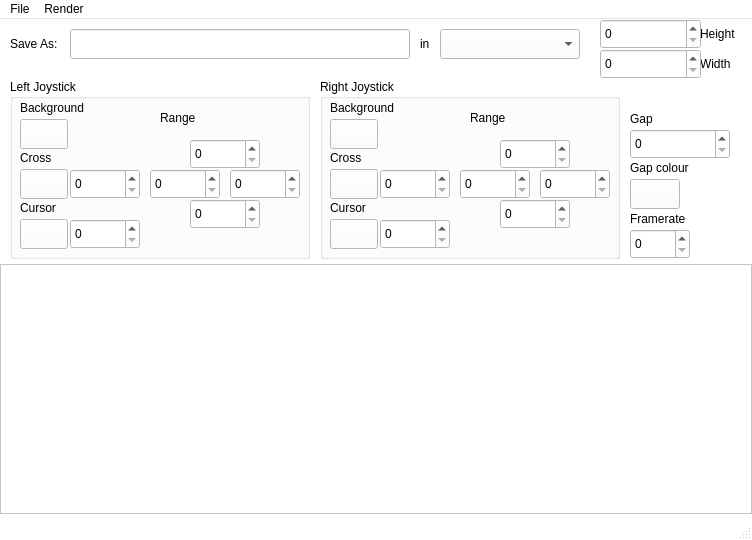
<?xml version="1.0" encoding="UTF-8"?>
<ui version="4.0">
 <class>MainWindow</class>
 <widget class="QMainWindow" name="MainWindow">
  <property name="geometry">
   <rect>
    <x>0</x>
    <y>0</y>
    <width>752</width>
    <height>540</height>
   </rect>
  </property>
  <property name="palette">
   <palette>
    <active>
     <colorrole role="WindowText">
      <brush brushstyle="SolidPattern">
       <color alpha="255">
        <red>0</red>
        <green>0</green>
        <blue>0</blue>
       </color>
      </brush>
     </colorrole>
     <colorrole role="Button">
      <brush brushstyle="SolidPattern">
       <color alpha="255">
        <red>255</red>
        <green>255</green>
        <blue>255</blue>
       </color>
      </brush>
     </colorrole>
     <colorrole role="Light">
      <brush brushstyle="SolidPattern">
       <color alpha="255">
        <red>255</red>
        <green>255</green>
        <blue>255</blue>
       </color>
      </brush>
     </colorrole>
     <colorrole role="Midlight">
      <brush brushstyle="SolidPattern">
       <color alpha="255">
        <red>255</red>
        <green>255</green>
        <blue>255</blue>
       </color>
      </brush>
     </colorrole>
     <colorrole role="Dark">
      <brush brushstyle="SolidPattern">
       <color alpha="255">
        <red>127</red>
        <green>127</green>
        <blue>127</blue>
       </color>
      </brush>
     </colorrole>
     <colorrole role="Mid">
      <brush brushstyle="SolidPattern">
       <color alpha="255">
        <red>170</red>
        <green>170</green>
        <blue>170</blue>
       </color>
      </brush>
     </colorrole>
     <colorrole role="Text">
      <brush brushstyle="SolidPattern">
       <color alpha="255">
        <red>0</red>
        <green>0</green>
        <blue>0</blue>
       </color>
      </brush>
     </colorrole>
     <colorrole role="BrightText">
      <brush brushstyle="SolidPattern">
       <color alpha="255">
        <red>255</red>
        <green>255</green>
        <blue>255</blue>
       </color>
      </brush>
     </colorrole>
     <colorrole role="ButtonText">
      <brush brushstyle="SolidPattern">
       <color alpha="255">
        <red>0</red>
        <green>0</green>
        <blue>0</blue>
       </color>
      </brush>
     </colorrole>
     <colorrole role="Base">
      <brush brushstyle="SolidPattern">
       <color alpha="255">
        <red>255</red>
        <green>255</green>
        <blue>255</blue>
       </color>
      </brush>
     </colorrole>
     <colorrole role="Window">
      <brush brushstyle="SolidPattern">
       <color alpha="255">
        <red>255</red>
        <green>255</green>
        <blue>255</blue>
       </color>
      </brush>
     </colorrole>
     <colorrole role="Shadow">
      <brush brushstyle="SolidPattern">
       <color alpha="255">
        <red>0</red>
        <green>0</green>
        <blue>0</blue>
       </color>
      </brush>
     </colorrole>
     <colorrole role="AlternateBase">
      <brush brushstyle="SolidPattern">
       <color alpha="255">
        <red>255</red>
        <green>255</green>
        <blue>255</blue>
       </color>
      </brush>
     </colorrole>
     <colorrole role="ToolTipBase">
      <brush brushstyle="SolidPattern">
       <color alpha="255">
        <red>255</red>
        <green>255</green>
        <blue>220</blue>
       </color>
      </brush>
     </colorrole>
     <colorrole role="ToolTipText">
      <brush brushstyle="SolidPattern">
       <color alpha="255">
        <red>0</red>
        <green>0</green>
        <blue>0</blue>
       </color>
      </brush>
     </colorrole>
     <colorrole role="PlaceholderText">
      <brush brushstyle="SolidPattern">
       <color alpha="128">
        <red>0</red>
        <green>0</green>
        <blue>0</blue>
       </color>
      </brush>
     </colorrole>
    </active>
    <inactive>
     <colorrole role="WindowText">
      <brush brushstyle="SolidPattern">
       <color alpha="255">
        <red>0</red>
        <green>0</green>
        <blue>0</blue>
       </color>
      </brush>
     </colorrole>
     <colorrole role="Button">
      <brush brushstyle="SolidPattern">
       <color alpha="255">
        <red>255</red>
        <green>255</green>
        <blue>255</blue>
       </color>
      </brush>
     </colorrole>
     <colorrole role="Light">
      <brush brushstyle="SolidPattern">
       <color alpha="255">
        <red>255</red>
        <green>255</green>
        <blue>255</blue>
       </color>
      </brush>
     </colorrole>
     <colorrole role="Midlight">
      <brush brushstyle="SolidPattern">
       <color alpha="255">
        <red>255</red>
        <green>255</green>
        <blue>255</blue>
       </color>
      </brush>
     </colorrole>
     <colorrole role="Dark">
      <brush brushstyle="SolidPattern">
       <color alpha="255">
        <red>127</red>
        <green>127</green>
        <blue>127</blue>
       </color>
      </brush>
     </colorrole>
     <colorrole role="Mid">
      <brush brushstyle="SolidPattern">
       <color alpha="255">
        <red>170</red>
        <green>170</green>
        <blue>170</blue>
       </color>
      </brush>
     </colorrole>
     <colorrole role="Text">
      <brush brushstyle="SolidPattern">
       <color alpha="255">
        <red>0</red>
        <green>0</green>
        <blue>0</blue>
       </color>
      </brush>
     </colorrole>
     <colorrole role="BrightText">
      <brush brushstyle="SolidPattern">
       <color alpha="255">
        <red>255</red>
        <green>255</green>
        <blue>255</blue>
       </color>
      </brush>
     </colorrole>
     <colorrole role="ButtonText">
      <brush brushstyle="SolidPattern">
       <color alpha="255">
        <red>0</red>
        <green>0</green>
        <blue>0</blue>
       </color>
      </brush>
     </colorrole>
     <colorrole role="Base">
      <brush brushstyle="SolidPattern">
       <color alpha="255">
        <red>255</red>
        <green>255</green>
        <blue>255</blue>
       </color>
      </brush>
     </colorrole>
     <colorrole role="Window">
      <brush brushstyle="SolidPattern">
       <color alpha="255">
        <red>255</red>
        <green>255</green>
        <blue>255</blue>
       </color>
      </brush>
     </colorrole>
     <colorrole role="Shadow">
      <brush brushstyle="SolidPattern">
       <color alpha="255">
        <red>0</red>
        <green>0</green>
        <blue>0</blue>
       </color>
      </brush>
     </colorrole>
     <colorrole role="AlternateBase">
      <brush brushstyle="SolidPattern">
       <color alpha="255">
        <red>255</red>
        <green>255</green>
        <blue>255</blue>
       </color>
      </brush>
     </colorrole>
     <colorrole role="ToolTipBase">
      <brush brushstyle="SolidPattern">
       <color alpha="255">
        <red>255</red>
        <green>255</green>
        <blue>220</blue>
       </color>
      </brush>
     </colorrole>
     <colorrole role="ToolTipText">
      <brush brushstyle="SolidPattern">
       <color alpha="255">
        <red>0</red>
        <green>0</green>
        <blue>0</blue>
       </color>
      </brush>
     </colorrole>
     <colorrole role="PlaceholderText">
      <brush brushstyle="SolidPattern">
       <color alpha="128">
        <red>0</red>
        <green>0</green>
        <blue>0</blue>
       </color>
      </brush>
     </colorrole>
    </inactive>
    <disabled>
     <colorrole role="WindowText">
      <brush brushstyle="SolidPattern">
       <color alpha="255">
        <red>127</red>
        <green>127</green>
        <blue>127</blue>
       </color>
      </brush>
     </colorrole>
     <colorrole role="Button">
      <brush brushstyle="SolidPattern">
       <color alpha="255">
        <red>255</red>
        <green>255</green>
        <blue>255</blue>
       </color>
      </brush>
     </colorrole>
     <colorrole role="Light">
      <brush brushstyle="SolidPattern">
       <color alpha="255">
        <red>255</red>
        <green>255</green>
        <blue>255</blue>
       </color>
      </brush>
     </colorrole>
     <colorrole role="Midlight">
      <brush brushstyle="SolidPattern">
       <color alpha="255">
        <red>255</red>
        <green>255</green>
        <blue>255</blue>
       </color>
      </brush>
     </colorrole>
     <colorrole role="Dark">
      <brush brushstyle="SolidPattern">
       <color alpha="255">
        <red>127</red>
        <green>127</green>
        <blue>127</blue>
       </color>
      </brush>
     </colorrole>
     <colorrole role="Mid">
      <brush brushstyle="SolidPattern">
       <color alpha="255">
        <red>170</red>
        <green>170</green>
        <blue>170</blue>
       </color>
      </brush>
     </colorrole>
     <colorrole role="Text">
      <brush brushstyle="SolidPattern">
       <color alpha="255">
        <red>127</red>
        <green>127</green>
        <blue>127</blue>
       </color>
      </brush>
     </colorrole>
     <colorrole role="BrightText">
      <brush brushstyle="SolidPattern">
       <color alpha="255">
        <red>255</red>
        <green>255</green>
        <blue>255</blue>
       </color>
      </brush>
     </colorrole>
     <colorrole role="ButtonText">
      <brush brushstyle="SolidPattern">
       <color alpha="255">
        <red>127</red>
        <green>127</green>
        <blue>127</blue>
       </color>
      </brush>
     </colorrole>
     <colorrole role="Base">
      <brush brushstyle="SolidPattern">
       <color alpha="255">
        <red>255</red>
        <green>255</green>
        <blue>255</blue>
       </color>
      </brush>
     </colorrole>
     <colorrole role="Window">
      <brush brushstyle="SolidPattern">
       <color alpha="255">
        <red>255</red>
        <green>255</green>
        <blue>255</blue>
       </color>
      </brush>
     </colorrole>
     <colorrole role="Shadow">
      <brush brushstyle="SolidPattern">
       <color alpha="255">
        <red>0</red>
        <green>0</green>
        <blue>0</blue>
       </color>
      </brush>
     </colorrole>
     <colorrole role="AlternateBase">
      <brush brushstyle="SolidPattern">
       <color alpha="255">
        <red>255</red>
        <green>255</green>
        <blue>255</blue>
       </color>
      </brush>
     </colorrole>
     <colorrole role="ToolTipBase">
      <brush brushstyle="SolidPattern">
       <color alpha="255">
        <red>255</red>
        <green>255</green>
        <blue>220</blue>
       </color>
      </brush>
     </colorrole>
     <colorrole role="ToolTipText">
      <brush brushstyle="SolidPattern">
       <color alpha="255">
        <red>0</red>
        <green>0</green>
        <blue>0</blue>
       </color>
      </brush>
     </colorrole>
     <colorrole role="PlaceholderText">
      <brush brushstyle="SolidPattern">
       <color alpha="128">
        <red>0</red>
        <green>0</green>
        <blue>0</blue>
       </color>
      </brush>
     </colorrole>
    </disabled>
   </palette>
  </property>
  <property name="windowTitle">
   <string>MainWindow</string>
  </property>
  <widget class="QWidget" name="centralwidget">
   <widget class="QGraphicsView" name="graphicsView">
    <property name="geometry">
     <rect>
      <x>0</x>
      <y>245</y>
      <width>752</width>
      <height>250</height>
     </rect>
    </property>
   </widget>
   <widget class="QSpinBox" name="height_spinbox">
    <property name="geometry">
     <rect>
      <x>600</x>
      <y>0</y>
      <width>101</width>
      <height>30</height>
     </rect>
    </property>
   </widget>
   <widget class="QLabel" name="height_label">
    <property name="geometry">
     <rect>
      <x>700</x>
      <y>0</y>
      <width>62</width>
      <height>30</height>
     </rect>
    </property>
    <property name="text">
     <string>Height</string>
    </property>
   </widget>
   <widget class="QLabel" name="width_label">
    <property name="geometry">
     <rect>
      <x>700</x>
      <y>30</y>
      <width>62</width>
      <height>30</height>
     </rect>
    </property>
    <property name="text">
     <string>Width</string>
    </property>
   </widget>
   <widget class="QSpinBox" name="gap_spinbox">
    <property name="geometry">
     <rect>
      <x>630</x>
      <y>110</y>
      <width>100</width>
      <height>30</height>
     </rect>
    </property>
   </widget>
   <widget class="QLabel" name="gap_label">
    <property name="geometry">
     <rect>
      <x>630</x>
      <y>90</y>
      <width>62</width>
      <height>20</height>
     </rect>
    </property>
    <property name="text">
     <string>Gap</string>
    </property>
   </widget>
   <widget class="QGroupBox" name="left_joystick_groupbox">
    <property name="geometry">
     <rect>
      <x>10</x>
      <y>60</y>
      <width>300</width>
      <height>180</height>
     </rect>
    </property>
    <property name="title">
     <string>Left Joystick</string>
    </property>
    <widget class="QLabel" name="left_cross_label">
     <property name="geometry">
      <rect>
       <x>10</x>
       <y>70</y>
       <width>40</width>
       <height>17</height>
      </rect>
     </property>
     <property name="text">
      <string>Cross</string>
     </property>
    </widget>
    <widget class="KColorButton" name="left_bg_colour_button">
     <property name="geometry">
      <rect>
       <x>10</x>
       <y>40</y>
       <width>48</width>
       <height>30</height>
      </rect>
     </property>
    </widget>
    <widget class="KColorButton" name="left_cross_colour_button">
     <property name="geometry">
      <rect>
       <x>10</x>
       <y>90</y>
       <width>48</width>
       <height>30</height>
      </rect>
     </property>
    </widget>
    <widget class="KColorButton" name="left_cursor_colour_button">
     <property name="geometry">
      <rect>
       <x>10</x>
       <y>140</y>
       <width>48</width>
       <height>30</height>
      </rect>
     </property>
    </widget>
    <widget class="QLabel" name="left_cursor_label">
     <property name="geometry">
      <rect>
       <x>10</x>
       <y>120</y>
       <width>62</width>
       <height>17</height>
      </rect>
     </property>
     <property name="text">
      <string>Cursor</string>
     </property>
    </widget>
    <widget class="QSpinBox" name="left_cursor_size_spinbox">
     <property name="geometry">
      <rect>
       <x>60</x>
       <y>140</y>
       <width>70</width>
       <height>30</height>
      </rect>
     </property>
    </widget>
    <widget class="QLabel" name="left_bg_label">
     <property name="geometry">
      <rect>
       <x>10</x>
       <y>20</y>
       <width>80</width>
       <height>17</height>
      </rect>
     </property>
     <property name="text">
      <string>Background</string>
     </property>
    </widget>
    <widget class="QSpinBox" name="left_cross_size_spinbox">
     <property name="geometry">
      <rect>
       <x>60</x>
       <y>90</y>
       <width>70</width>
       <height>30</height>
      </rect>
     </property>
    </widget>
    <widget class="QSpinBox" name="left_y_neg_spinbox">
     <property name="geometry">
      <rect>
       <x>180</x>
       <y>120</y>
       <width>70</width>
       <height>30</height>
      </rect>
     </property>
    </widget>
    <widget class="QSpinBox" name="left_x_neg_spinbox">
     <property name="geometry">
      <rect>
       <x>140</x>
       <y>90</y>
       <width>70</width>
       <height>30</height>
      </rect>
     </property>
    </widget>
    <widget class="QSpinBox" name="left_x_pos_spinbox">
     <property name="geometry">
      <rect>
       <x>220</x>
       <y>90</y>
       <width>70</width>
       <height>30</height>
      </rect>
     </property>
    </widget>
    <widget class="QSpinBox" name="left_y_pos_spinbox">
     <property name="geometry">
      <rect>
       <x>180</x>
       <y>60</y>
       <width>70</width>
       <height>30</height>
      </rect>
     </property>
    </widget>
    <widget class="QLabel" name="left_range_label">
     <property name="geometry">
      <rect>
       <x>150</x>
       <y>30</y>
       <width>62</width>
       <height>17</height>
      </rect>
     </property>
     <property name="text">
      <string>Range</string>
     </property>
    </widget>
   </widget>
   <widget class="QGroupBox" name="right_joystick_groupbox">
    <property name="geometry">
     <rect>
      <x>320</x>
      <y>60</y>
      <width>300</width>
      <height>180</height>
     </rect>
    </property>
    <property name="title">
     <string>Right Joystick</string>
    </property>
    <widget class="QLabel" name="right_cross_label">
     <property name="geometry">
      <rect>
       <x>10</x>
       <y>70</y>
       <width>40</width>
       <height>17</height>
      </rect>
     </property>
     <property name="text">
      <string>Cross</string>
     </property>
    </widget>
    <widget class="KColorButton" name="right_bg_colour_button">
     <property name="geometry">
      <rect>
       <x>10</x>
       <y>40</y>
       <width>48</width>
       <height>30</height>
      </rect>
     </property>
    </widget>
    <widget class="KColorButton" name="right_cross_colour_button">
     <property name="geometry">
      <rect>
       <x>10</x>
       <y>90</y>
       <width>48</width>
       <height>30</height>
      </rect>
     </property>
    </widget>
    <widget class="KColorButton" name="right_cursor_colour_button">
     <property name="geometry">
      <rect>
       <x>10</x>
       <y>140</y>
       <width>48</width>
       <height>30</height>
      </rect>
     </property>
    </widget>
    <widget class="QLabel" name="right_cursor_label">
     <property name="geometry">
      <rect>
       <x>10</x>
       <y>120</y>
       <width>62</width>
       <height>17</height>
      </rect>
     </property>
     <property name="text">
      <string>Cursor</string>
     </property>
    </widget>
    <widget class="QSpinBox" name="right_cursor_size_spinbox">
     <property name="geometry">
      <rect>
       <x>60</x>
       <y>140</y>
       <width>70</width>
       <height>30</height>
      </rect>
     </property>
    </widget>
    <widget class="QLabel" name="right_bg_label">
     <property name="geometry">
      <rect>
       <x>10</x>
       <y>20</y>
       <width>80</width>
       <height>17</height>
      </rect>
     </property>
     <property name="text">
      <string>Background</string>
     </property>
    </widget>
    <widget class="QSpinBox" name="right_cross_size_spinbox">
     <property name="geometry">
      <rect>
       <x>60</x>
       <y>90</y>
       <width>70</width>
       <height>30</height>
      </rect>
     </property>
    </widget>
    <widget class="QSpinBox" name="right_y_neg_spinbox">
     <property name="geometry">
      <rect>
       <x>180</x>
       <y>120</y>
       <width>70</width>
       <height>30</height>
      </rect>
     </property>
    </widget>
    <widget class="QSpinBox" name="right_x_neg_spinbox">
     <property name="geometry">
      <rect>
       <x>140</x>
       <y>90</y>
       <width>70</width>
       <height>30</height>
      </rect>
     </property>
    </widget>
    <widget class="QSpinBox" name="right_x_pos_spinbox">
     <property name="geometry">
      <rect>
       <x>220</x>
       <y>90</y>
       <width>70</width>
       <height>30</height>
      </rect>
     </property>
    </widget>
    <widget class="QSpinBox" name="right_y_pos_spinbox">
     <property name="geometry">
      <rect>
       <x>180</x>
       <y>60</y>
       <width>70</width>
       <height>30</height>
      </rect>
     </property>
    </widget>
    <widget class="QLabel" name="right_range_label">
     <property name="geometry">
      <rect>
       <x>150</x>
       <y>30</y>
       <width>62</width>
       <height>17</height>
      </rect>
     </property>
     <property name="text">
      <string>Range</string>
     </property>
    </widget>
   </widget>
   <widget class="KColorButton" name="kcolorbutton">
    <property name="geometry">
     <rect>
      <x>630</x>
      <y>160</y>
      <width>50</width>
      <height>30</height>
     </rect>
    </property>
   </widget>
   <widget class="QLabel" name="label">
    <property name="geometry">
     <rect>
      <x>630</x>
      <y>140</y>
      <width>80</width>
      <height>17</height>
     </rect>
    </property>
    <property name="text">
     <string>Gap colour</string>
    </property>
   </widget>
   <widget class="QLabel" name="framerate_label">
    <property name="geometry">
     <rect>
      <x>630</x>
      <y>190</y>
      <width>70</width>
      <height>20</height>
     </rect>
    </property>
    <property name="text">
     <string>Framerate</string>
    </property>
   </widget>
   <widget class="QSpinBox" name="framerate_spinbox">
    <property name="geometry">
     <rect>
      <x>630</x>
      <y>210</y>
      <width>60</width>
      <height>30</height>
     </rect>
    </property>
   </widget>
   <widget class="QSpinBox" name="width_spinbox">
    <property name="geometry">
     <rect>
      <x>600</x>
      <y>30</y>
      <width>101</width>
      <height>30</height>
     </rect>
    </property>
   </widget>
   <widget class="QLabel" name="save_as_label">
    <property name="geometry">
     <rect>
      <x>10</x>
      <y>10</y>
      <width>62</width>
      <height>30</height>
     </rect>
    </property>
    <property name="text">
     <string>Save As:</string>
    </property>
   </widget>
   <widget class="QLineEdit" name="save_file_name_edit">
    <property name="geometry">
     <rect>
      <x>70</x>
      <y>10</y>
      <width>340</width>
      <height>30</height>
     </rect>
    </property>
   </widget>
   <widget class="QLabel" name="save_as_in_label">
    <property name="geometry">
     <rect>
      <x>420</x>
      <y>10</y>
      <width>20</width>
      <height>30</height>
     </rect>
    </property>
    <property name="text">
     <string>in</string>
    </property>
   </widget>
   <widget class="QComboBox" name="file_save_location_combobox">
    <property name="geometry">
     <rect>
      <x>440</x>
      <y>10</y>
      <width>140</width>
      <height>30</height>
     </rect>
    </property>
   </widget>
  </widget>
  <widget class="QMenuBar" name="menubar">
   <property name="geometry">
    <rect>
     <x>0</x>
     <y>0</y>
     <width>752</width>
     <height>22</height>
    </rect>
   </property>
   <widget class="QMenu" name="menuFile">
    <property name="title">
     <string>File</string>
    </property>
    <addaction name="actionOpen"/>
   </widget>
   <widget class="QMenu" name="menuRender">
    <property name="title">
     <string>Render</string>
    </property>
   </widget>
   <addaction name="menuFile"/>
   <addaction name="menuRender"/>
  </widget>
  <widget class="QStatusBar" name="statusbar"/>
  <action name="actionOpen">
   <property name="text">
    <string>Open</string>
   </property>
  </action>
  <action name="actionNotSureIfIllUseIt">
   <property name="text">
    <string>NotSureIfIllUseIt</string>
   </property>
  </action>
 </widget>
 <customwidgets>
  <customwidget>
   <class>KColorButton</class>
   <extends>QPushButton</extends>
   <header>kcolorbutton.h</header>
  </customwidget>
 </customwidgets>
 <resources/>
 <connections/>
</ui>
